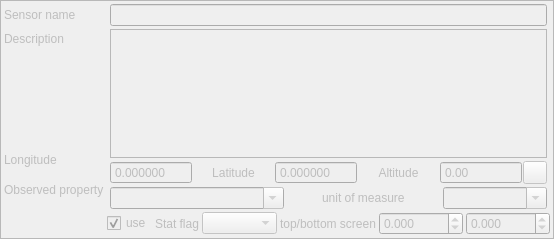
        <widget class="QFrame" name="sensorFrame">
         <property name="enabled">
          <bool>false</bool>
         </property>
         <property name="sizePolicy">
          <sizepolicy hsizetype="Preferred" vsizetype="Fixed">
           <horstretch>0</horstretch>
           <verstretch>0</verstretch>
          </sizepolicy>
         </property>
         <property name="frameShape">
          <enum>QFrame::StyledPanel</enum>
         </property>
         <property name="frameShadow">
          <enum>QFrame::Raised</enum>
         </property>
         <layout class="QHBoxLayout" name="horizontalLayout_11" stretch="1,5">
          <property name="spacing">
           <number>3</number>
          </property>
          <property name="margin">
           <number>3</number>
          </property>
          <item>
           <layout class="QVBoxLayout" name="sensorFrameLabel" stretch="4,3">
            <property name="spacing">
             <number>0</number>
            </property>
            <property name="topMargin">
             <number>0</number>
            </property>
            <property name="bottomMargin">
             <number>0</number>
            </property>
            <item>
             <layout class="QVBoxLayout" name="verticalLayout_3" stretch="1,5">
              <property name="topMargin">
               <number>0</number>
              </property>
              <item>
               <layout class="QHBoxLayout" name="horizontalLayout_27">
                <property name="topMargin">
                 <number>0</number>
                </property>
                <item>
                 <widget class="QLabel" name="label">
                  <property name="sizePolicy">
                   <sizepolicy hsizetype="Minimum" vsizetype="Minimum">
                    <horstretch>0</horstretch>
                    <verstretch>0</verstretch>
                   </sizepolicy>
                  </property>
                  <property name="text">
                   <string>Sensor name</string>
                  </property>
                  <property name="alignment">
                   <set>Qt::AlignLeading|Qt::AlignLeft|Qt::AlignVCenter</set>
                  </property>
                  <property name="margin">
                   <number>0</number>
                  </property>
                 </widget>
                </item>
               </layout>
              </item>
              <item>
               <layout class="QHBoxLayout" name="horizontalLayout_26">
                <property name="spacing">
                 <number>0</number>
                </property>
                <property name="topMargin">
                 <number>6</number>
                </property>
                <item>
                 <widget class="QLabel" name="label_2">
                  <property name="text">
                   <string>Description</string>
                  </property>
                  <property name="alignment">
                   <set>Qt::AlignLeading|Qt::AlignLeft|Qt::AlignTop</set>
                  </property>
                 </widget>
                </item>
               </layout>
              </item>
             </layout>
            </item>
            <item>
             <layout class="QVBoxLayout" name="verticalLayout_15" stretch="1,1,1">
              <property name="spacing">
               <number>0</number>
              </property>
              <property name="topMargin">
               <number>9</number>
              </property>
              <item>
               <widget class="QLabel" name="label_7">
                <property name="text">
                 <string>Longitude</string>
                </property>
                <property name="alignment">
                 <set>Qt::AlignLeading|Qt::AlignLeft|Qt::AlignVCenter</set>
                </property>
               </widget>
              </item>
              <item>
               <widget class="QLabel" name="label_4">
                <property name="text">
                 <string>Observed property</string>
                </property>
               </widget>
              </item>
              <item>
               <widget class="QLabel" name="label_49">
                <property name="text">
                 <string/>
                </property>
               </widget>
              </item>
             </layout>
            </item>
           </layout>
          </item>
          <item>
           <layout class="QVBoxLayout" name="sensorFrameData" stretch="4,1,1,0">
            <property name="spacing">
             <number>3</number>
            </property>
            <property name="sizeConstraint">
             <enum>QLayout::SetDefaultConstraint</enum>
            </property>
            <property name="topMargin">
             <number>0</number>
            </property>
            <property name="bottomMargin">
             <number>0</number>
            </property>
            <item>
             <layout class="QVBoxLayout" name="verticalLayout_9" stretch="1,0">
              <property name="spacing">
               <number>3</number>
              </property>
              <property name="sizeConstraint">
               <enum>QLayout::SetDefaultConstraint</enum>
              </property>
              <property name="leftMargin">
               <number>3</number>
              </property>
              <property name="topMargin">
               <number>0</number>
              </property>
              <property name="rightMargin">
               <number>3</number>
              </property>
              <item>
               <widget class="QLineEdit" name="sensorNameField">
                <property name="sizePolicy">
                 <sizepolicy hsizetype="Preferred" vsizetype="Fixed">
                  <horstretch>0</horstretch>
                  <verstretch>0</verstretch>
                 </sizepolicy>
                </property>
               </widget>
              </item>
              <item>
               <widget class="QTextEdit" name="sensorDescField">
                <property name="sizePolicy">
                 <sizepolicy hsizetype="Preferred" vsizetype="Maximum">
                  <horstretch>0</horstretch>
                  <verstretch>3</verstretch>
                 </sizepolicy>
                </property>
                <property name="maximumSize">
                 <size>
                  <width>16777215</width>
                  <height>129</height>
                 </size>
                </property>
                <property name="cursor" stdset="0">
                 <cursorShape>IBeamCursor</cursorShape>
                </property>
                <property name="acceptDrops">
                 <bool>false</bool>
                </property>
                <property name="autoFillBackground">
                 <bool>false</bool>
                </property>
                <property name="frameShape">
                 <enum>QFrame::StyledPanel</enum>
                </property>
                <property name="frameShadow">
                 <enum>QFrame::Sunken</enum>
                </property>
                <property name="midLineWidth">
                 <number>1</number>
                </property>
                <property name="verticalScrollBarPolicy">
                 <enum>Qt::ScrollBarAsNeeded</enum>
                </property>
               </widget>
              </item>
             </layout>
            </item>
            <item>
             <layout class="QHBoxLayout" name="layout_pos" stretch="3,3,3,3,3,1">
              <property name="spacing">
               <number>1</number>
              </property>
              <property name="leftMargin">
               <number>3</number>
              </property>
              <property name="rightMargin">
               <number>3</number>
              </property>
              <item>
               <widget class="QDoubleSpinBox" name="sensorPosLon">
                <property name="buttonSymbols">
                 <enum>QAbstractSpinBox::NoButtons</enum>
                </property>
                <property name="decimals">
                 <number>6</number>
                </property>
                <property name="minimum">
                 <double>-180.000000000000000</double>
                </property>
                <property name="maximum">
                 <double>180.000000000000000</double>
                </property>
               </widget>
              </item>
              <item>
               <widget class="QLabel" name="label_8">
                <property name="text">
                 <string>Latitude</string>
                </property>
                <property name="alignment">
                 <set>Qt::AlignCenter</set>
                </property>
               </widget>
              </item>
              <item>
               <widget class="QDoubleSpinBox" name="sensorPosLat">
                <property name="buttonSymbols">
                 <enum>QAbstractSpinBox::NoButtons</enum>
                </property>
                <property name="decimals">
                 <number>6</number>
                </property>
                <property name="minimum">
                 <double>-90.000000000000000</double>
                </property>
                <property name="maximum">
                 <double>90.000000000000000</double>
                </property>
               </widget>
              </item>
              <item>
               <widget class="QLabel" name="label_6">
                <property name="text">
                 <string>Altitude</string>
                </property>
                <property name="alignment">
                 <set>Qt::AlignCenter</set>
                </property>
               </widget>
              </item>
              <item>
               <widget class="QDoubleSpinBox" name="sensorPosAlt">
                <property name="buttonSymbols">
                 <enum>QAbstractSpinBox::NoButtons</enum>
                </property>
                <property name="minimum">
                 <double>-200.000000000000000</double>
                </property>
                <property name="maximum">
                 <double>9000.000000000000000</double>
                </property>
               </widget>
              </item>
              <item>
               <widget class="QToolButton" name="toolButton">
                <property name="text">
                 <string notr="true"/>
                </property>
                <property name="icon">
                 <iconset>
                  <normaloff>mapIcon.png</normaloff>mapIcon.png</iconset>
                </property>
                <property name="checkable">
                 <bool>true</bool>
                </property>
               </widget>
              </item>
             </layout>
            </item>
            <item>
             <layout class="QHBoxLayout" name="sensor_op" stretch="5,1,2,1,3">
              <property name="leftMargin">
               <number>3</number>
              </property>
              <property name="rightMargin">
               <number>3</number>
              </property>
              <item>
               <widget class="QComboBox" name="sensorOpField">
                <property name="editable">
                 <bool>true</bool>
                </property>
                <item>
                 <property name="text">
                  <string/>
                 </property>
                </item>
                <item>
                 <property name="text">
                  <string>air-temperature</string>
                 </property>
                </item>
                <item>
                 <property name="text">
                  <string>air-humidity</string>
                 </property>
                </item>
                <item>
                 <property name="text">
                  <string>air-pressure</string>
                 </property>
                </item>
                <item>
                 <property name="text">
                  <string>air-rainfall</string>
                 </property>
                </item>
                <item>
                 <property name="text">
                  <string>air-radiation</string>
                 </property>
                </item>
                <item>
                 <property name="text">
                  <string>water-height</string>
                 </property>
                </item>
                <item>
                 <property name="text">
                  <string>water-discharge</string>
                 </property>
                </item>
                <item>
                 <property name="text">
                  <string>water-conductivity</string>
                 </property>
                </item>
                <item>
                 <property name="text">
                  <string>water-tension</string>
                 </property>
                </item>
               </widget>
              </item>
              <item>
               <spacer name="horizontalSpacer_4">
                <property name="orientation">
                 <enum>Qt::Horizontal</enum>
                </property>
                <property name="sizeHint" stdset="0">
                 <size>
                  <width>40</width>
                  <height>20</height>
                 </size>
                </property>
               </spacer>
              </item>
              <item>
               <widget class="QLabel" name="label_3">
                <property name="text">
                 <string>unit of measure</string>
                </property>
               </widget>
              </item>
              <item>
               <spacer name="horizontalSpacer_9">
                <property name="orientation">
                 <enum>Qt::Horizontal</enum>
                </property>
                <property name="sizeHint" stdset="0">
                 <size>
                  <width>40</width>
                  <height>20</height>
                 </size>
                </property>
               </spacer>
              </item>
              <item>
               <widget class="QComboBox" name="sensorUomField">
                <property name="editable">
                 <bool>true</bool>
                </property>
                <item>
                 <property name="text">
                  <string/>
                 </property>
                </item>
                <item>
                 <property name="text">
                  <string>%</string>
                 </property>
                </item>
                <item>
                 <property name="text">
                  <string>°C</string>
                 </property>
                </item>
                <item>
                 <property name="text">
                  <string>m</string>
                 </property>
                </item>
                <item>
                 <property name="text">
                  <string>m3/s</string>
                 </property>
                </item>
                <item>
                 <property name="text">
                  <string>mbar</string>
                 </property>
                </item>
                <item>
                 <property name="text">
                  <string>mm</string>
                 </property>
                </item>
                <item>
                 <property name="text">
                  <string>mS/cm</string>
                 </property>
                </item>
                <item>
                 <property name="text">
                  <string>W/m2</string>
                 </property>
                </item>
               </widget>
              </item>
             </layout>
            </item>
            <item>
             <layout class="QHBoxLayout" name="horizontalLayout_42" stretch="1,1,2,2,1,1">
              <property name="bottomMargin">
               <number>0</number>
              </property>
              <item>
               <widget class="QCheckBox" name="sensorUse">
                <property name="text">
                 <string>use</string>
                </property>
                <property name="checked">
                 <bool>true</bool>
                </property>
               </widget>
              </item>
              <item>
               <widget class="QLabel" name="label_47">
                <property name="text">
                 <string>Stat flag</string>
                </property>
               </widget>
              </item>
              <item>
               <widget class="QComboBox" name="sensorStat">
                <item>
                 <property name="text">
                  <string/>
                 </property>
                </item>
                <item>
                 <property name="text">
                  <string>VAR</string>
                 </property>
                </item>
                <item>
                 <property name="text">
                  <string>SD</string>
                 </property>
                </item>
                <item>
                 <property name="text">
                  <string>CV</string>
                 </property>
                </item>
                <item>
                 <property name="text">
                  <string>WT</string>
                 </property>
                </item>
                <item>
                 <property name="text">
                  <string>SQRWT</string>
                 </property>
                </item>
               </widget>
              </item>
              <item>
               <widget class="QLabel" name="label_48">
                <property name="text">
                 <string>top/bottom screen</string>
                </property>
               </widget>
              </item>
              <item>
               <widget class="QDoubleSpinBox" name="sensorTop">
                <property name="decimals">
                 <number>3</number>
                </property>
                <property name="minimum">
                 <double>-2000.000000000000000</double>
                </property>
                <property name="maximum">
                 <double>10000.000000000000000</double>
                </property>
               </widget>
              </item>
              <item>
               <widget class="QDoubleSpinBox" name="sensorBottom">
                <property name="decimals">
                 <number>3</number>
                </property>
                <property name="minimum">
                 <double>-2000.000000000000000</double>
                </property>
                <property name="maximum">
                 <double>10000.000000000000000</double>
                </property>
               </widget>
              </item>
             </layout>
            </item>
           </layout>
          </item>
         </layout>
        </widget>
